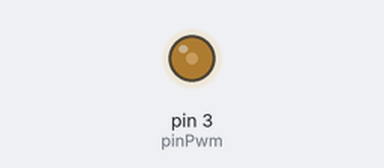
The sketch below on a simulated Arduino Uno, built with avr-gcc and run on an emulated ATmega328P. Parts: output pins drawn as LEDs (lit = HIGH).

Above: at 0.1 s.
At 1.3 s:
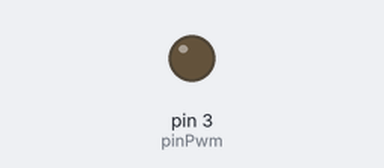
Timing chart, 0 to 2.8 s (numbered marks = the images above):
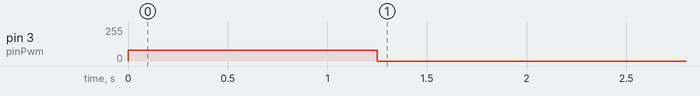

The sketch:

tp1_moteur.ino
```cpp
//Pour faire tourner le moteur 5 tours
//Source de tension à 4,95V

int pinPwm = 3; //Pin 3 pour PWM

void setup() {
  pinMode(pinPwm, OUTPUT); //Mettre en sortie pinPwm
  for (int i = 0; i < 5; i++) { //Faire une 5 fois la boucle
    analogWrite(pinPwm, 80); //Envoyer un duty cycle de 31,37%
    delay(250); //Delai 250 ms
  }
  analogWrite(pinPwm,0); // Envoyer un duty cycle de 0%
}

void loop() {


}
```
